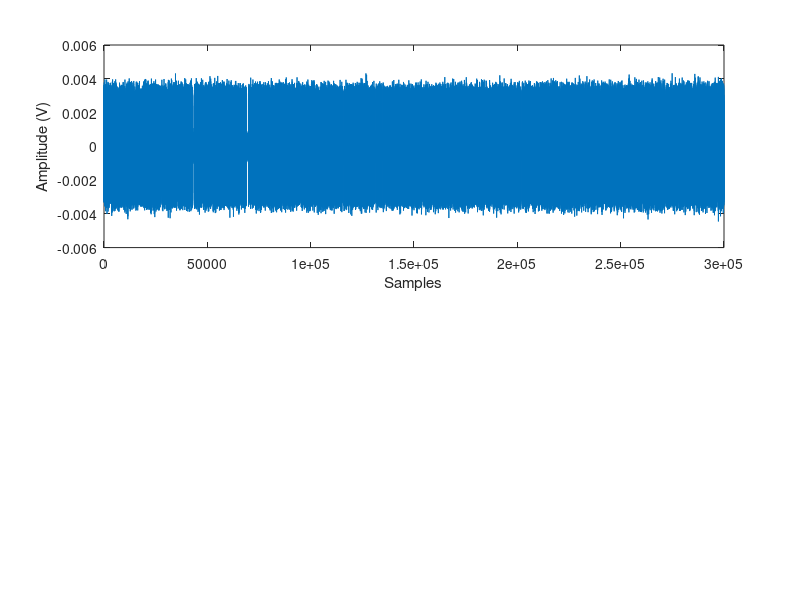

MATLAB code for this plot: (Note: this script raises an error after producing the figure.)
clear all
close all

lambda1 = 0.8; %on-time decay rate per sample (1s)
lambda2 = 0.8; %off-time decay rate per sample (0s)
kParam1 = 2; %k-parameter for Erlang/gamma distribution (ON)
kParam2 = 2; %k-parameter for Erlang/gamma distribution (OFF)
var1 = lambda1; %variance parameter for log-normal distribution (ON)
var2 = lambda2; %variance parameter for log-normal distribution (OFF)
N = 3000; %number of samples
occupancy = zeros(1,N);
stateTrans = [];
intTimes = [];
intTimesSeq = [];
upDist = 'lnorm'; %'exp', 'erl', or 'lnorm'
downDist = 'lnorm'; %'exp', 'erl', or 'lnorm'

%Process initialized to "on"
%Exponential distribution during on times 
%Off times can switch between exponential, k-erlang, and log normal

totalTime = 0; %Tracks total time of generated by ARP
seqState = 1; %Tracks next state to generate

%
while totalTime < N
    %Generates on sequence
    if seqState 
        %generates random on period
        switch upDist
            case 'exp'
                period = ceil(exprnd(1/lambda1));
            case 'erl'
                period = ceil(gamrnd(kParam1,1/lambda1)); %assumes k=2
            case 'lnorm'
                trueMu = log(((1/lambda1)^2)/sqrt((1/var1)+(1/lambda1)^2));
                trueSig = sqrt(log((1/var1)/((1/lambda1)^2)+1));
                period = ceil(lognrnd(trueMu,trueSig)); %assumes mean=var=lambda
        end
        %period = 5; %Uncomment this to make deterministic
        if (totalTime + period) > N %makes sure total time isn't exceeded
            occupancy(totalTime+1:N) = ones(1,N-totalTime);
        else %appends the proper sequence of 1s
            occupancy(totalTime+1:totalTime+period) = ones(1,period);
        end
        
        %tracks state transitions and on/off durations
        stateTrans = [stateTrans 1];
        intTimes = [intTimes period];
        intTimesSeq = [intTimesSeq 1:period];
        seqState = 0;
        
    %Generates off sequence
    else      
        %generates random off period
        switch downDist
            case 'exp'
                period = ceil(exprnd(1/lambda2));
            case 'erl'
                period = ceil(gamrnd(kParam2,1/lambda2)); %assumes k=2
            case 'lnorm'
                period = ceil(lognrnd(log(((1/lambda2)^2)/...
                    sqrt((1/var2)+(1/lambda2)^2)),...
                    sqrt(log((1/var2)/((1/lambda2)^2)+1)))); %assumes mean=var=lambda
        end
        %period = 10; %Uncomment this to make deterministic
        if (totalTime + period) > N %makes sure total time isn't exceeded
            occupancy(totalTime+1:N) = zeros(1,N-totalTime);
        else %appends the proper sequence of 0s
            occupancy(totalTime+1:totalTime+period) = zeros(1,period);
        end
        
        %tracks state transitions and on/off durations
        stateTrans = [stateTrans 0];
        intTimes = [intTimes period];
        intTimesSeq = [intTimesSeq 1:period];
        seqState = 1;
        
    end
    
    totalTime = totalTime + period;
    
end
%}

seqSize = length(stateTrans); %total number of on and off states
traffic_intensity = mean(occupancy>0); %measures traffic intenisty
%measures mean signal interarrival
mean_int = sum(intTimes(1:seqSize-mod(seqSize,2)))/...
    ((seqSize-mod(seqSize,2))/2);
actual_int = 1/lambda1+1/lambda2; %calculates theoretical interarrival

upTimes = intTimes(stateTrans==1); %tracks durations of up times
downTimes = intTimes(stateTrans==0); %tracks durations of down times

%Transition detector "accuracy/error"
predicted = occupancy(1:N-1);
%Theoretical accuracy based on lambda parameters
expected_i_guess = 1-(2/actual_int-1/N)
%Accuracy based on measured mean interarrival
other_i_guess = 1-(2/mean_int-1/N)
%Observed accuracy
accuracy_i_guess = sum(predicted==occupancy(2:N))/(N-1)


%
%%%%%%%%%input RF signal generation%%%%%%%%%
dLen = 100; %length of the energy detector
fs = 100e6;
time = linspace(0,N*dLen/fs,N*dLen);
powerLvl = -40; %power in dBm
amp = sqrt((10^(powerLvl/10))/1000*(2*50)); %sinusoid amplitude
noiseVar = 1e-7; %noisefloor variance (1e-6 places noisefloor around -100 dBm)
noisefloor = sqrt(noiseVar)*randn(1,N*dLen);

sineWave = amp*exp(1j*2*pi*10e6*time); %Sine wave at 10 MHz
%Average SNR of signal
SNR = 10*log10((sum(abs(sineWave).^2)/(dLen*N))/(sum(abs(noisefloor).^2)...
    /(dLen*N)));

%Modulates sine wave with occupancy state where each state has dLen samples
occSwitch = reshape(repmat(occupancy,dLen,1), [1, N*dLen]);
inputRF = sineWave.*occSwitch+noisefloor;
%figure
%plot(linspace(-50,50,N*dLen),10*log10(abs(fftshift(fft(sineWave)/(dLen*N))).^2)+10)

P_fa = 0.01; %probability of false alarm
%energy detector threshold
thresh = noiseVar/sqrt(dLen)*qfuncinv(P_fa)+noiseVar; 

%Calculates total average power over a sliding window
totalAvgPwr = zeros(1,dLen*N-dLen+1);
pwrStates = zeros(dLen, dLen*N-dLen+1);
for i=1:dLen*N-dLen+1
    totalAvgPwr(i) = sum(abs(inputRF(i:i+dLen-1)).^2)/dLen;
    pwrStates(:,i) = [i:i+dLen-1];
end

%Observed states based on energy detector
obsState = totalAvgPwr > thresh;

%Plots total average power and detection threshold
figure
subplot(2,1,1)
t = 1:dLen*N-dLen+1
%disp(t);
%disp(class(t))
plot(t,10*log10(totalAvgPwr)-30,1:dLen*N-dLen+1,10*log10(thresh*ones(size(totalAvgPwr)))-30)
ylabel('Total Average Power (dBm)')
xlabel('Samples')
%subplot(2,1,2)
plot(real(inputRF(dLen:dLen*N)))
xlabel('Samples')
ylabel('Amplitude (V)')

%Calculates detection accuracy, false alarm rate, and missed detection rate
%detection accuracy evaluated in terms of soonest detection
dAcc = sum(obsState==occSwitch(dLen:dLen*N))/(dLen*N-dLen+1);
%coherent detection accuracy with the window jumping by dLen samples
%per observations
dAcc_coherent = sum(obsState(1:dLen:dLen*N-dLen+1)==occupancy)/N;
faRate = sum(obsState.*(~occSwitch(dLen:dLen*N)))/(dLen*N-dLen+1);
mdRate = sum(~(obsState).*occSwitch(dLen:dLen*N))/(dLen*N-dLen+1);

%}
tic
dLen = 10;
wLen = 5*dLen; %input window length
%wLen = 10;
%N = 30;
N_train = dLen*N/2-dLen+1; %training data length
N_test = dLen*N/2; %test data length
N = N_train+N_test; %total data length

%Training label ground truth/target
trainLbl = real(totalAvgPwr(wLen+1:N_train));

%Traing and test input data
trainData = zeros(wLen,N_train-wLen);
testData = zeros(wLen,N_test-wLen);

for i = wLen:N_train-1
    %Input consists of present state and wLen previous states
    trainData(:,i-wLen+1) = real(totalAvgPwr(i-wLen+1:i));
end
disp = wLen:N_test-1;

for i = wLen:N_test-1
    %Input consists of present state and wLen previous states
    testData(:,i-wLen+1) = real(totalAvgPwr(i-wLen+1+N_train:i+N_train));
end
predPwrStates = pwrStates(:,wLen+1+N_train:N);

%trains the SVM
theSVM = fitrsvm(trainData',trainLbl','KernelFunction','linear',...
    'Standardize','on','KernelScale','auto','Solver','ISDA');

toc

fSteps = dLen; %tracks number of future steps to predict
predicted = zeros(fSteps, N_test-wLen);

%cyclically adds previous predicted sample as input to predict next sample
%repeated until fSteps samples ahead are predicted
nData = testData;
for i=1:5
    predicted(i,:) = predict(theSVM, nData')';
    nData = [testData(2:wLen,:); predicted(i,:)];
end

toc

%Rearranges fSteps-ahead prediction vectors so predictions don't overlap
%results in fSteps sets of predicted sequences
predSet = zeros(fSteps, N_test-wLen);
setCnt = 1;
obsSample = zeros(1,N_test-wLen);
for i=1:N_test-wLen
    predSet(setCnt,i-setCnt+1:i-setCnt+fSteps) = predicted(:, i)';
    if setCnt==fSteps
        obsSample(i-setCnt+1) = 1;
        setCnt = 1;
    else
        setCnt = setCnt + 1;
    end
end

score = predicted(1,:); %one step ahead prediction

%prediction_accuracy = sum(classOut==testLbl')/(N_test-wLen)

%function fitting
%measure one-step ahead MSE
MSE_onestep = sum((real(totalAvgPwr(N_train+1+wLen:N))-score).^2)/(N_test-wLen);
figure
plot(1:N_test-wLen,10*log10(abs(real(totalAvgPwr(N_train+1+wLen:N))))-30,...
    1:N_test-wLen,10*log10(abs(score))-30)
legend('Input Signal','Prediction')
xlabel('Samples')
ylabel('Magnitude (dBm)')
title('one-step ahead prediction')

MSE_multistep = zeros(fSteps,1);
for i=1:fSteps
    %measures multistep MSE
    MSE_multistep(i) = sum((real(totalAvgPwr(N_train+i+wLen:N-fSteps+i))-predSet(i,...
    1:N_test-wLen-fSteps+1)).^2)/(N_test-wLen-fSteps+1);
    
    %plots first five sets of predicted sequences
    if i<=5
        figure
        timestep = i:N_test-wLen-fSteps+i;
        %{
        plot(timestep,real(inputRF(N_test+i+wLen:N-fSteps+i)),...
            timestep,predSet(i,1:N_test-wLen-fSteps+1),...
            timestep(obsSample(1:N_test-wLen-fSteps+1)==1),...
            predSet(i,obsSample(1:N_test-wLen-fSteps+1)==1),'xk')
        %}
        plot(timestep,10*log10(abs(real(totalAvgPwr(N_train+i+wLen:N-...
            fSteps+i))))-30,...
            timestep,10*log10(abs(predSet(i,1:N_test-wLen-fSteps+1)))-30)
        legend('Input Signal','Prediction')
        xlabel('Samples')
        ylabel('Magnitude (dBm)')
        title('multi-step ahead prediction')
    end
end

P_fa = 0.01; %probability of false alarm
%energy detector threshold
thresh = noiseVar/sqrt(dLen)*qfuncinv(P_fa)+noiseVar;

%{
%measures the total average power for each predicted sequence
predAvgPwr = zeros(fSteps,length(predSet)-fSteps+1);
for i = 1:length(predSet)-fSteps+1
    predAvgPwr(:,i) = sum(abs(predSet(:,i:i+dLen-1)).^2,2)/dLen;
end

%thresh = 6.5*thresh; %raises the threshold to account for prediction error
predState = predAvgPwr > thresh; 
%}
thresh = 1*thresh; %raises the threshold to account for prediction error
predState_1step = score > thresh;

%Single sample state accuracy (lol dumb)
trueState = occSwitch(predPwrStates);
%sliding
%predAcc = sum(repmat(predState_1step,dLen,1)==trueState,2)/(N_test-wLen);
%{
coherent
predAcc_coh = sum(repmat(predState_1step(1:dLen:N_test-wLen),dLen,1)==...
    trueState(:,1:dLen:N_test-wLen),2)/(N_test-wLen)*dLen;

%Unambiguous accuracy vs ambiguous accuracy (sliding)
UA_cnt = 0;
A_cnt = 0;
predAcc_UA = 0;
predAcc_A = zeros(dLen,1);
ambState = zeros(1,N_test-wLen);
for i=1:N_test-wLen
    if sum(trueState(:,i)==ones(dLen,1))==5 ||...
            sum(trueState(:,i)==zeros(dLen,1))==5
        predAcc_UA = predAcc_UA + (predState_1step(i)==trueState(1,i));
        UA_cnt = UA_cnt + 1;
    else
        predAcc_A = predAcc_A + (predState_1step(i)==trueState(:,i));
        A_cnt = A_cnt + 1;
        ambState(i) = 1;
    end
end
predAcc_UA_tot = predAcc_UA/UA_cnt;
predAcc_A_tot = predAcc_A/A_cnt;

A_idx = zeros(1,A_cnt);
re_A = 1;
UA_idx = zeros(1,UA_cnt);
re_UA = 1;
for i=1:N_test-wLen
    if ambState(i)
        A_idx(re_A) = i;
        re_A = re_A + 1;
    else
        UA_idx(re_UA) = i;
        re_UA = re_UA + 1;
    end
end
%}
%Sliding observed accuracies
%dominant state
predAcc_obs1 = (sum(predState_1step(ambState==0) == trueState(1,ambState...
    ==0)) + sum(predState_1step(ambState==1) == (sum(trueState(:,...
    ambState==1)) >= dLen/2)))/(N_test-wLen);

%strict signal state
predAcc_obs2 = (sum(predState_1step(ambState==0) == trueState(1,ambState...
    ==0)) + sum(predState_1step(ambState==1) == (sum(trueState(:,...
    ambState==1)) > 0)))/(N_test-wLen);

%true energy detector state
predAcc_obs3 = (sum(predState_1step(ambState==0) == trueState(1,ambState...
    ==0)) + sum(predState_1step(ambState==1) == (obsState(predPwrStates(...
    1,ambState==1)))))/(N_test-wLen);

predAcc_obs1_coh = zeros(dLen,1);
predAcc_obs2_coh = zeros(dLen,1);
predAcc_obs3_coh = zeros(dLen,1);

%Coherent observed accuracies
%dominant state
predAcc_obs1_coh(1) = (sum(predState_1step(ambState(1:dLen:N_test-wLen)==0)...
    == trueState(1,ambState(1:dLen:N_test-wLen)==0)) + sum(...
    predState_1step(ambState(1:dLen:N_test-wLen)==1) == (sum(trueState(:,...
    ambState(1:dLen:N_test-wLen)==1)) >= dLen/2)))/(N_test-wLen)*dLen;

%strict signal state
predAcc_obs2_coh(1) = (sum(predState_1step(1:dLen:N_test-wLen)...
    == (sum(trueState(:,1:dLen:N_test-wLen)) > 0)))/(N_test-wLen)*dLen;

%true energy detector state
predAcc_obs3_coh(1) = (sum(predState_1step(ambState(1:dLen:N_test-wLen)==0)...
    == trueState(1,ambState(1:dLen:N_test-wLen)==0)) + sum(...
    predState_1step(ambState(1:dLen:N_test-wLen)==1) == (obsState(...
    predPwrStates(1,ambState(1:dLen:N_test-wLen)==1)))))/(N_test-wLen)*dLen;

for i=1:dLen-1
    %dominant state
    predAcc_obs1_coh(i+1) = (sum(predState_1step(ambState(1+i:dLen:N_test-wLen-i)==0)...
        == trueState(1,ambState(1+i:dLen:N_test-wLen-i)==0)) + sum(...
        predState_1step(ambState(1+i:dLen:N_test-wLen-i)==1) == (sum(trueState(:,...
        ambState(1+i:dLen:N_test-wLen-i)==1)) >= dLen/2)))/(N_test-wLen)*dLen;

    %strict signal state
    predAcc_obs2_coh(i+1) = (sum(predState_1step(1+i:dLen:N_test-wLen-i)...
        == (sum(trueState(:,1+i:dLen:N_test-wLen-i)) > 0)))/(N_test-wLen)*dLen;

    %true energy detector state
    predAcc_obs3_coh(i+1) = (sum(predState_1step(ambState(1+i:dLen:N_test-wLen-i)==0)...
        == trueState(1,ambState(1+i:dLen:N_test-wLen-i)==0)) + sum(...
        predState_1step(ambState(1+i:dLen:N_test-wLen-i)==1) == (obsState(...
        predPwrStates(1,ambState(1+i:dLen:N_test-wLen-i)==1)))))/(N_test-wLen)*dLen;
end


%Plot one-step ahead prediction with threshold
%{
figure
plot(1:N_test-wLen,10*log10(abs(real(totalAvgPwr(N_train+1+wLen:N))))-30,...
1:N_test-wLen,10*log10(abs(score))-30,1:N_test-wLen,10*log10(thresh*ones(1,N_test-wLen))-30)
legend('Input Signal','Prediction')
xlabel('Samples')
ylabel('Magnitude (dBm)')
title('one-step ahead prediction')
%}


%{
occSwitch1 = zeros(size(predState));
occSwitch2 = zeros(fSteps,length(N_train+wLen+1:dLen:N-fSteps+1));
%Rearranges the occupancy states to align with each prediction sequence
for i=1:fSteps
   %aligns states for soonest detection with a sliding window
   occSwitch1(i,:) = occSwitch(N_train+i+wLen:N-fSteps+i);
   %aligns states for coherent detection with a staggered window
   occSwitch2(i,:) = occSwitch(N_train+wLen+i:dLen:N-fSteps+i);
end

%soonest detection accuracy
state_prediction_accuracy1 = sum(predState == occSwitch1,2)/...
    (N_test-wLen-fSteps+1);

%coherent detection accuracy
state_prediction_accuracy2 = sum(predState(:,1:dLen:length(predSet)-dLen+...
    1)==occSwitch2,2)/(length(predSet)/fSteps);
%}

%{
pred_faRate = sum(predState.*(~occSwitch(N_test+1+wLen:N-fSteps+1)))/...
    (N_test-wLen-fSteps+1);
pred_mdRate = sum(~(predState).*occSwitch(N_test+1+wLen:N-fSteps+1))/...
    (N_test-wLen-fSteps+1);
%}

%plots actual total average power vs. predicted power
%{
figure
plot(N_train+wLen+1:N-fSteps+1,10*log10(abs(totalAvgPwr(...
    N_train+wLen+1:N-fSteps+1)))-30,N_train+wLen+1:N-fSteps+1,...
    10*log10(abs(score(1,:)))-30,N_train+wLen+1:N-fSteps+1,...
    10*log10(ones(1,length(predPwrStates))*thresh)-30)
%}

toc